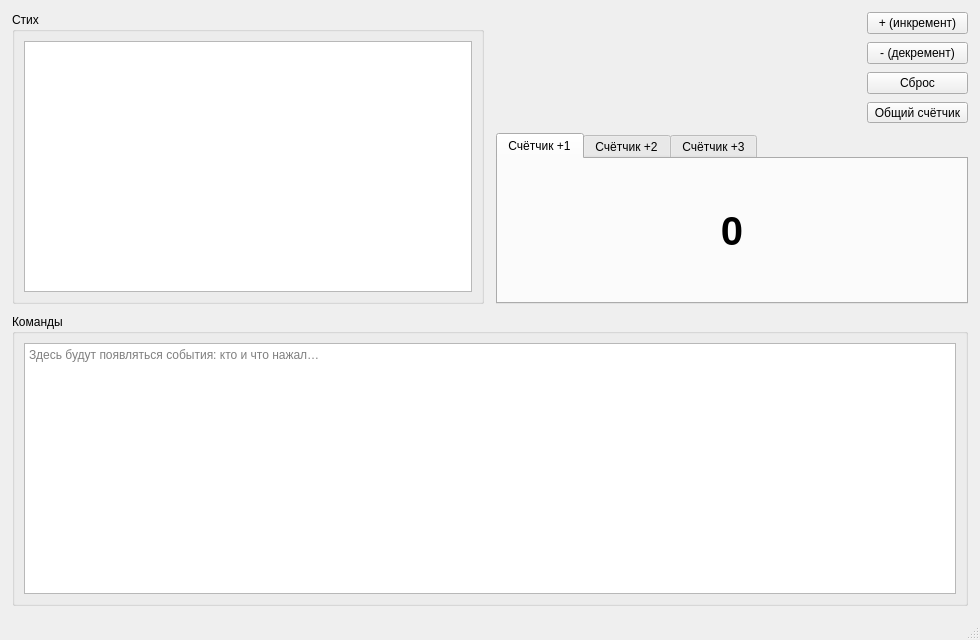
<?xml version="1.0" encoding="UTF-8"?>
<ui version="4.0">
 <class>MainWindow</class>
 <widget class="QMainWindow" name="MainWindow">
  <property name="geometry">
   <rect>
    <x>0</x>
    <y>0</y>
    <width>980</width>
    <height>640</height>
   </rect>
  </property>
  <property name="windowTitle">
   <string>MVP Counter Demo</string>
  </property>
  <widget class="QWidget" name="centralwidget">
   <layout class="QVBoxLayout" name="rootLayout">
    <property name="spacing">
     <number>10</number>
    </property>
    <property name="leftMargin">
     <number>12</number>
    </property>
    <property name="topMargin">
     <number>12</number>
    </property>
    <property name="rightMargin">
     <number>12</number>
    </property>
    <property name="bottomMargin">
     <number>12</number>
    </property>
    <item>
     <layout class="QHBoxLayout" name="topLayout">
      <property name="spacing">
       <number>12</number>
      </property>
      <item>
       <widget class="QGroupBox" name="groupPoem">
        <property name="title">
         <string>Стих</string>
        </property>
        <layout class="QVBoxLayout" name="poemLayout">
         <item>
          <widget class="QTextEdit" name="textPoem">
           <property name="readOnly">
            <bool>true</bool>
           </property>
           <property name="text" stdset="0">
            <string>Я памятник себе воздвиг нерукотворный,
К нему не зарастёт народная тропа...
(здесь может быть любой текст)</string>
           </property>
          </widget>
         </item>
        </layout>
       </widget>
      </item>
      <item>
       <layout class="QVBoxLayout" name="rightLayout">
        <property name="spacing">
         <number>10</number>
        </property>
        <item>
         <layout class="QHBoxLayout" name="buttonsRow">
          <item>
           <spacer name="buttonsLeftSpacer">
            <property name="orientation">
             <enum>Qt::Orientation::Horizontal</enum>
            </property>
            <property name="sizeHint" stdset="0">
             <size>
              <width>40</width>
              <height>20</height>
             </size>
            </property>
           </spacer>
          </item>
          <item>
           <layout class="QVBoxLayout" name="buttonsStack">
            <property name="spacing">
             <number>8</number>
            </property>
            <item>
             <widget class="QPushButton" name="btnPlus">
              <property name="text">
               <string>+ (инкремент)</string>
              </property>
             </widget>
            </item>
            <item>
             <widget class="QPushButton" name="btnMinus">
              <property name="text">
               <string>- (декремент)</string>
              </property>
             </widget>
            </item>
            <item>
             <widget class="QPushButton" name="btnReset">
              <property name="text">
               <string>Сброс</string>
              </property>
             </widget>
            </item>
            <item>
             <widget class="QToolButton" name="btnSwitch">
              <property name="text">
               <string>Общий счётчик</string>
              </property>
             </widget>
            </item>
           </layout>
          </item>
         </layout>
        </item>
        <item>
         <widget class="QTabWidget" name="tabWidget">
          <property name="currentIndex">
           <number>0</number>
          </property>
          <widget class="QWidget" name="tabCounter1">
           <attribute name="title">
            <string>Счётчик +1</string>
           </attribute>
           <layout class="QVBoxLayout" name="tab1Layout">
            <item>
             <spacer name="tab1TopSpacer">
              <property name="orientation">
               <enum>Qt::Orientation::Vertical</enum>
              </property>
              <property name="sizeHint" stdset="0">
               <size>
                <width>20</width>
                <height>20</height>
               </size>
              </property>
             </spacer>
            </item>
            <item>
             <widget class="QLabel" name="labelCounter1">
              <property name="styleSheet">
               <string>font-size: 40px; font-weight: 600;</string>
              </property>
              <property name="text">
               <string>0</string>
              </property>
              <property name="alignment">
               <set>Qt::AlignmentFlag::AlignCenter</set>
              </property>
             </widget>
            </item>
            <item>
             <spacer name="tab1BottomSpacer">
              <property name="orientation">
               <enum>Qt::Orientation::Vertical</enum>
              </property>
              <property name="sizeHint" stdset="0">
               <size>
                <width>20</width>
                <height>20</height>
               </size>
              </property>
             </spacer>
            </item>
           </layout>
          </widget>
          <widget class="QWidget" name="tabCounter2">
           <attribute name="title">
            <string>Счётчик +2</string>
           </attribute>
           <layout class="QVBoxLayout" name="tab2Layout">
            <item>
             <spacer name="tab2TopSpacer">
              <property name="orientation">
               <enum>Qt::Orientation::Vertical</enum>
              </property>
              <property name="sizeHint" stdset="0">
               <size>
                <width>20</width>
                <height>20</height>
               </size>
              </property>
             </spacer>
            </item>
            <item>
             <widget class="QLabel" name="labelCounter2">
              <property name="styleSheet">
               <string>font-size: 40px; font-weight: 600;</string>
              </property>
              <property name="text">
               <string>0</string>
              </property>
              <property name="alignment">
               <set>Qt::AlignmentFlag::AlignCenter</set>
              </property>
             </widget>
            </item>
            <item>
             <spacer name="tab2BottomSpacer">
              <property name="orientation">
               <enum>Qt::Orientation::Vertical</enum>
              </property>
              <property name="sizeHint" stdset="0">
               <size>
                <width>20</width>
                <height>20</height>
               </size>
              </property>
             </spacer>
            </item>
           </layout>
          </widget>
          <widget class="QWidget" name="tabCounter3">
           <attribute name="title">
            <string>Счётчик +3</string>
           </attribute>
           <layout class="QVBoxLayout" name="tab3Layout">
            <item>
             <spacer name="tab3TopSpacer">
              <property name="orientation">
               <enum>Qt::Orientation::Vertical</enum>
              </property>
              <property name="sizeHint" stdset="0">
               <size>
                <width>20</width>
                <height>20</height>
               </size>
              </property>
             </spacer>
            </item>
            <item>
             <widget class="QLabel" name="labelCounter3">
              <property name="styleSheet">
               <string>font-size: 40px; font-weight: 600;</string>
              </property>
              <property name="text">
               <string>0</string>
              </property>
              <property name="alignment">
               <set>Qt::AlignmentFlag::AlignCenter</set>
              </property>
             </widget>
            </item>
            <item>
             <spacer name="tab3BottomSpacer">
              <property name="orientation">
               <enum>Qt::Orientation::Vertical</enum>
              </property>
              <property name="sizeHint" stdset="0">
               <size>
                <width>20</width>
                <height>20</height>
               </size>
              </property>
             </spacer>
            </item>
           </layout>
          </widget>
         </widget>
        </item>
       </layout>
      </item>
     </layout>
    </item>
    <item>
     <widget class="QGroupBox" name="groupCommands">
      <property name="title">
       <string>Команды</string>
      </property>
      <layout class="QVBoxLayout" name="commandsLayout">
       <item>
        <widget class="QPlainTextEdit" name="plainTextEditLog">
         <property name="readOnly">
          <bool>true</bool>
         </property>
         <property name="placeholderText">
          <string>Здесь будут появляться события: кто и что нажал…</string>
         </property>
        </widget>
       </item>
      </layout>
     </widget>
    </item>
   </layout>
  </widget>
  <widget class="QMenuBar" name="menubar">
   <property name="geometry">
    <rect>
     <x>0</x>
     <y>0</y>
     <width>980</width>
     <height>24</height>
    </rect>
   </property>
  </widget>
  <widget class="QStatusBar" name="statusbar"/>
 </widget>
 <resources/>
 <connections/>
</ui>
